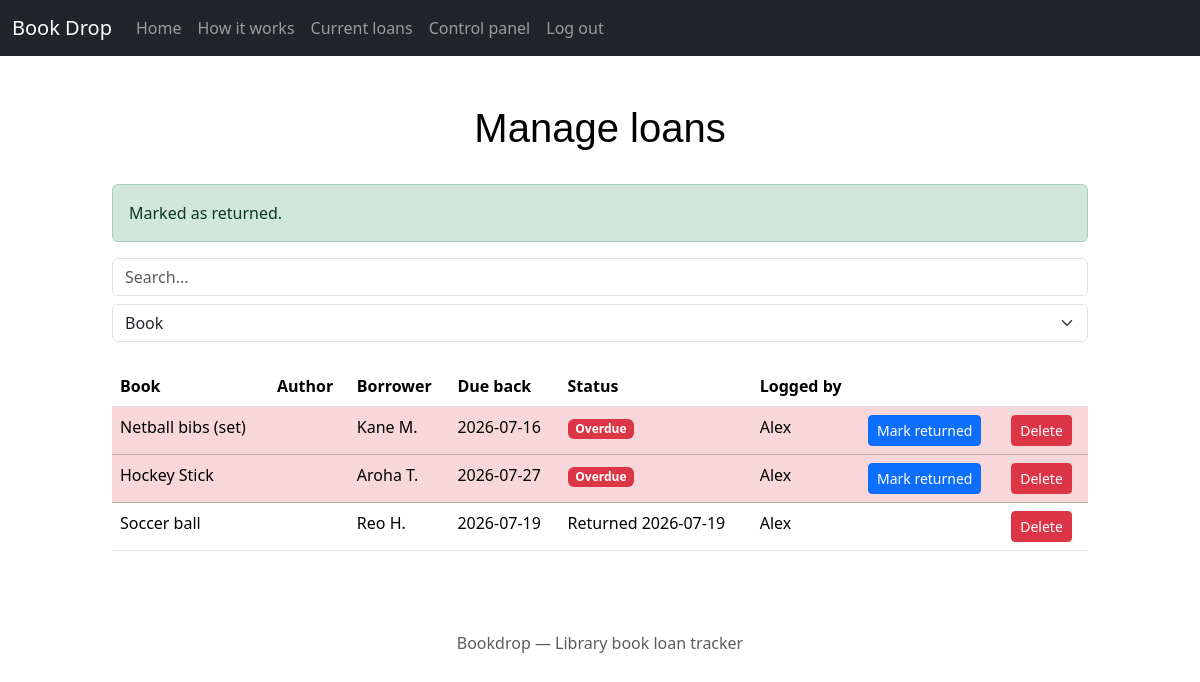
Screenshot of /manage_loans.php?returned=1 (signed in) with the database file from the repository.
### tables this page shows
CREATE TABLE IF NOT EXISTS loans (
    id             INT AUTO_INCREMENT PRIMARY KEY,
    item_name      VARCHAR(50)  NOT NULL,
    author         VARCHAR(250) NOT NULL,
    borrower_name  VARCHAR(50)  NOT NULL,
    borrowed_date  DATE         NOT NULL,
    due_back       DATE         NOT NULL,
    returned_date  DATE         NULL,       
    notes          VARCHAR(255) NULL,
    logged_by      INT          NULL,       
    FOREIGN KEY (logged_by) REFERENCES monitors(id)
);

CREATE TABLE IF NOT EXISTS monitors (
    id         INT AUTO_INCREMENT PRIMARY KEY,
    firstname  VARCHAR(50)  NOT NULL,
    lastname   VARCHAR(50)  NOT NULL,
    email      VARCHAR(100) NOT NULL UNIQUE,
    password   VARCHAR(255) NOT NULL    
);

### manage_loans.php (the view, shortened to what this page needs)
<?php
require('includes/conn_1dt.php');
$stmt = $pdo->query(
    "SELECT loans.*, monitors.firstname AS logged_by_name
     FROM loans
     LEFT JOIN monitors ON loans.logged_by = monitors.id
     ORDER BY (returned_date IS NULL) DESC, due_back ASC"
);
$loans = $stmt->fetchAll();
$today = date('Y-m-d');
include('includes/header.php');
include('includes/nav.php');
?>
<div class="container-fluid">
    <div class="row">
        <div class="col-sm-1"></div>
        <div class="col-sm-10">
            <h1 class="pt-5 pb-4">Manage loans</h1>
            <?php if (isset($_GET['returned'])): ?><div class="alert alert-success">Marked as returned.</div><?php endif; ?>
            <div class="pb-4">
                <input class="form-control" type="text" id="myInput" onkeyup="myFunction()" placeholder="Search...">
                <select class="form-select mt-2" id="columnSelect" onchange="myFunction()">
                    <option value="0">Book</option>
                </select>
            </div>
            <table class="table table-hover" id="myTable">
                <thead>
                    <tr>
                        <th scope="col">Book</th>
                        <th scope="col">Author</th>
                        <th scope="col">Borrower</th>
                        <th scope="col">Due back</th>
                        <th scope="col">Status</th>
                        <th scope="col">Logged by</th>
                        <th scope="col">&nbsp;</th>
                        <th scope="col">&nbsp;</th>
                    </tr>
                </thead>
                <tbody>
                    <?php foreach ($loans as $loan): ?>
                        <?php
                        $overdue = !$loan['returned_date'] && $loan['due_back'] < $today;
                        if ($loan['returned_date']) {
                            $status = 'Returned ' . htmlspecialchars($loan['returned_date']);
                        } elseif ($overdue) {
                            $status = '<span class="badge text-bg-danger">Overdue</span>';
                        } else {
                            $status = '<span class="badge text-bg-success">Out</span>';
                        }
                        ?>
                        <tr class="<?= $overdue ? 'table-danger' : '' ?>">
                            <td><?= htmlspecialchars($loan['item_name']) ?></td>
                            <td><?= htmlspecialchars($loan['author']) ?></td>
                            <td><?= htmlspecialchars($loan['borrower_name']) ?></td>
                            <td><?= htmlspecialchars($loan['due_back']) ?></td>
                            <td><?= $status ?></td>
                            <td><?= htmlspecialchars($loan['logged_by_name'] ?? '—') ?></td>
                            <td>
                                <?php if (!$loan['returned_date']): ?>
                                <a href="return_loan.php?id=<?= (int) $loan['id'] ?>">
                                    <button type="button" class="btn btn-primary btn-sm">Mark returned</button>
                                </a>
                                <?php endif; ?>
                            </td>
                            <td>
                                <a href="delete_loan.php?id=<?= (int) $loan['id'] ?>"
                                   onclick="return confirm('Delete this entry? This can\'t be undone.');">
                                    <button type="button" class="btn btn-danger btn-sm">Delete</button>
                                </a>
                            </td>
                        </tr>
                    <?php endforeach; ?>
                </tbody>
            </table>
        </div>
        <div class="col-sm-1"></div>
    </div>
</div>
<?php include('includes/footer.php'); ?>

### css/style.css (style rules this page uses)
body { background-color:rgb(255, 255, 255); }
h1 { color:black;font-family: verdana;text-align:center }
.pt-5 { color:black; font-family: arial;font-size:16; }

### rows the page displays
loans: item_name "Netball bibs (set)", borrower_name "Kane M.", due_back "2026-07-16", shows "Overdue", logged_by.firstname "Alex"
loans: item_name "Hockey Stick", borrower_name "Aroha T.", due_back "2026-07-27", shows "Overdue", logged_by.firstname "Alex"
loans: item_name "Soccer ball", borrower_name "Reo H.", due_back "2026-07-19", returned_date "Returned 2026-07-19", logged_by.firstname "Alex"
